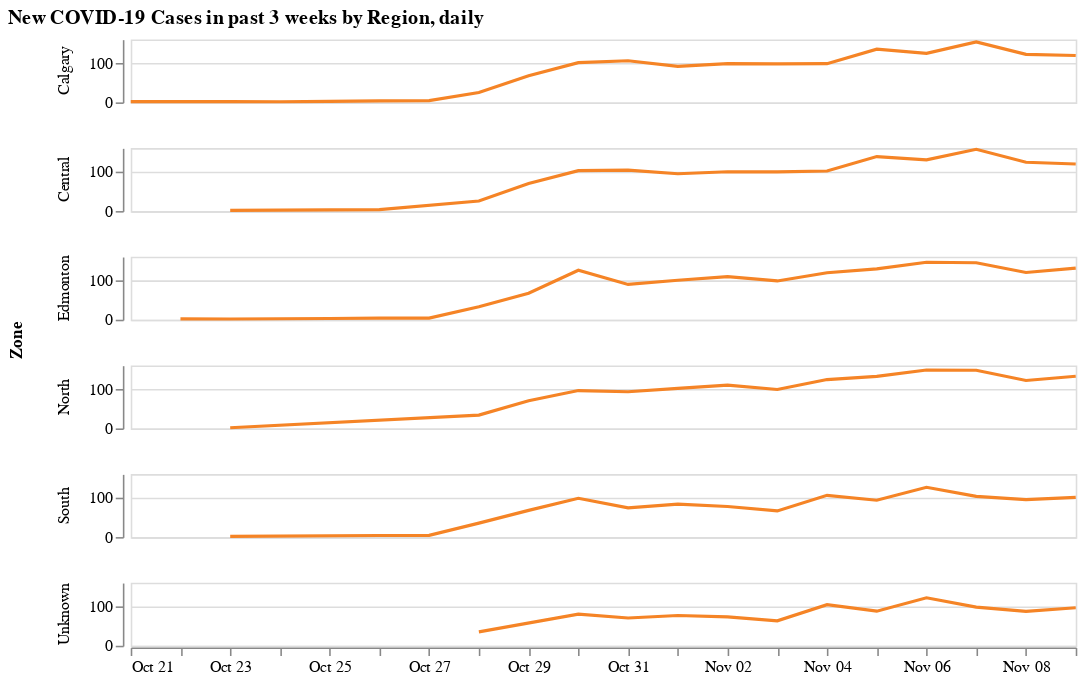

Here is the notebook cell this chart was saved with:
### Code cell
alt.Chart(regional).mark_line(
    color=color['orange']
).transform_window(
    rolling_mean='mean(reported)',
    frame=[-7,0]
).encode(
    x=alt.X('date:T', axis=alt.Axis(format = ("%b %d"), title=None, grid=False)),
    y=alt.Y('rolling_mean:Q', axis=alt.Axis(tickCount=2, title=None)),
    row=alt.Row('zone', title="Zone")
).properties(
    width=600, 
    height=40,
    title="New COVID-19 Cases in past 3 weeks by Region, daily"
)

### Figure 1 — Vega-Lite specification as saved in the notebook (floating-point values rounded to 4 significant figures)
{"config": {"view": {"continuousWidth": 400, "continuousHeight": 300}}, "data": {"name": "data-c9eff331bad1de9b08c3a452d31ecd6e"}, "mark": {"type": "line", "color": "#F58426"}, "encoding": {"row": {"type": "nominal", "field": "zone", "title": "Zone"}, "x": {"type": "temporal", "axis": {"format": "%b %d", "grid": false, "title": null}, "field": "date"}, "y": {"type": "quantitative", "axis": {"tickCount": 2, "title": null}, "field": "rolling_mean"}}, "height": 40, "title": "New COVID-19 Cases in past 3 weeks by Region, daily", "transform": [{"window": [{"op": "mean", "field": "reported", "as": "rolling_mean"}], "frame": [-7, 0]}], "width": 600, "$schema": "https://vega.github.io/schema/vega-lite/v4.8.1.json", "datasets": {"data-c9eff331bad1de9b08c3a452d31ecd6e": [{"date": "2020-10-21T00:00:00", "zone": "Calgary", "reported": 2}, {"date": "2020-10-22T00:00:00", "zone": "Calgary", "reported": 2}, {"date": "2020-10-22T00:00:00", "zone": "Edmonton", "reported": 2}, {"date": "2020-10-23T00:00:00", "zone": "Calgary", "reported": 2}, {"date": "2020-10-23T00:00:00", "zone": "Central", "reported": 1}, {"date": "2020-10-23T00:00:00", "zone": "Edmonton", "reported": 2}, {"date": "2020-10-23T00:00:00", "zone": "North", "reported": 1}, {"date": "2020-10-23T00:00:00", "zone": "South", "reported": 1}, {"date": "2020-10-24T00:00:00", "zone": "Calgary", "reported": 1}, {"date": "2020-10-24T00:00:00", "zone": "Edmonton", "reported": 10}, {"date": "2020-10-25T00:00:00", "zone": "Calgary", "reported": 2}, {"date": "2020-10-25T00:00:00", "zone": "Edmonton", "reported": 7}, {"date": "2020-10-26T00:00:00", "zone": "Calgary", "reported": 6}, {"date": "2020-10-26T00:00:00", "zone": "Central", "reported": 1}, {"date": "2020-10-26T00:00:00", "zone": "Edmonton", "reported": 5}, {"date": "2020-10-26T00:00:00", "zone": "South", "reported": 1}, {"date": "2020-10-27T00:00:00", "zone": "Calgary", "reported": 4}, {"date": "2020-10-27T00:00:00", "zone": "Edmonton", "reported": 8}, {"date": "2020-10-27T00:00:00", "zone": "South", "reported": 2}, {"date": "2020-10-28T00:00:00", "zone": "Calgary", "reported": 172}, {"date": "2020-10-28T00:00:00", "zone": "Central", "reported": 12}, {"date": "2020-10-28T00:00:00", "zone": "Edmonton", "reported": 58}, {"date": "2020-10-28T00:00:00", "zone": "North", "reported": 14}, {"date": "2020-10-28T00:00:00", "zone": "South", "reported": 14}, {"date": "2020-10-28T00:00:00", "zone": "Unknown", "reported": 1}, {"date": "2020-10-29T00:00:00", "zone": "Calgary", "reported": 266}, {"date": "2020-10-29T00:00:00", "zone": "Central", "reported": 24}, {"date": "2020-10-29T00:00:00", "zone": "Edmonton", "reported": 148}, {"date": "2020-10-29T00:00:00", "zone": "North", "reported": 38}, {"date": "2020-10-29T00:00:00", "zone": "South", "reported": 37}, {"date": "2020-10-30T00:00:00", "zone": "Calgary", "reported": 279}, {"date": "2020-10-30T00:00:00", "zone": "Central", "reported": 28}, {"date": "2020-10-30T00:00:00", "zone": "Edmonton", "reported": 185}, {"date": "2020-10-30T00:00:00", "zone": "North", "reported": 30}, {"date": "2020-10-30T00:00:00", "zone": "South", "reported": 43}, {"date": "2020-10-30T00:00:00", "zone": "Unknown", "reported": 1}, {"date": "2020-10-31T00:00:00", "zone": "Calgary", "reported": 242}, {"date": "2020-10-31T00:00:00", "zone": "Central", "reported": 23}, {"date": "2020-10-31T00:00:00", "zone": "Edmonton", "reported": 165}, {"date": "2020-10-31T00:00:00", "zone": "North", "reported": 56}, {"date": "2020-10-31T00:00:00", "zone": "South", "reported": 33}, {"date": "2020-10-31T00:00:00", "zone": "Unknown", "reported": 1}, {"date": "2020-11-01T00:00:00", "zone": "Calgary", "reported": 212}, {"date": "2020-11-01T00:00:00", "zone": "Central", "reported": 26}, {"date": "2020-11-01T00:00:00", "zone": "Edmonton", "reported": 285}, {"date": "2020-11-01T00:00:00", "zone": "North", "reported": 35}, {"date": "2020-11-01T00:00:00", "zone": "South", "reported": 22}, {"date": "2020-11-01T00:00:00", "zone": "Unknown", "reported": 1}, {"date": "2020-11-02T00:00:00", "zone": "Calgary", "reported": 204}, {"date": "2020-11-02T00:00:00", "zone": "Central", "reported": 13}, {"date": "2020-11-02T00:00:00", "zone": "Edmonton", "reported": 291}, {"date": "2020-11-02T00:00:00", "zone": "North", "reported": 28}, {"date": "2020-11-02T00:00:00", "zone": "South", "reported": 28}, {"date": "2020-11-02T00:00:00", "zone": "Unknown", "reported": 1}, {"date": "2020-11-03T00:00:00", "zone": "Calgary", "reported": 216}, {"date": "2020-11-03T00:00:00", "zone": "Central", "reported": 14}, {"date": "2020-11-03T00:00:00", "zone": "Edmonton", "reported": 197}, {"date": "2020-11-03T00:00:00", "zone": "North", "reported": 15}, {"date": "2020-11-03T00:00:00", "zone": "South", "reported": 32}, {"date": "2020-11-03T00:00:00", "zone": "Unknown", "reported": 4}, {"date": "2020-11-04T00:00:00", "zone": "Calgary", "reported": 308}, {"date": "2020-11-04T00:00:00", "zone": "Central", "reported": 27}, {"date": "2020-11-04T00:00:00", "zone": "Edmonton", "reported": 358}, {"date": "2020-11-04T00:00:00", "zone": "North", "reported": 51}, {"date": "2020-11-04T00:00:00", "zone": "South", "reported": 53}, {"date": "2020-11-04T00:00:00", "zone": "Unknown", "reported": 2}, {"date": "2020-11-05T00:00:00", "zone": "Calgary", "reported": 279}, {"date": "2020-11-05T00:00:00", "zone": "Central", "reported": 29}, {"date": "2020-11-05T00:00:00", "zone": "Edmonton", "reported": 234}, {"date": "2020-11-05T00:00:00", "zone": "North", "reported": 50}, {"date": "2020-11-05T00:00:00", "zone": "South", "reported": 51}, {"date": "2020-11-05T00:00:00", "zone": "Unknown", "reported": 5}, {"date": "2020-11-06T00:00:00", "zone": "Calgary", "reported": 345}, {"date": "2020-11-06T00:00:00", "zone": "Central", "reported": 47}, {"date": "2020-11-06T00:00:00", "zone": "Edmonton", "reported": 406}, {"date": "2020-11-06T00:00:00", "zone": "North", "reported": 49}, {"date": "2020-11-06T00:00:00", "zone": "South", "reported": 59}, {"date": "2020-11-06T00:00:00", "zone": "Unknown", "reported": 13}, {"date": "2020-11-07T00:00:00", "zone": "Calgary", "reported": 304}, {"date": "2020-11-07T00:00:00", "zone": "Central", "reported": 31}, {"date": "2020-11-07T00:00:00", "zone": "Edmonton", "reported": 248}, {"date": "2020-11-07T00:00:00", "zone": "North", "reported": 71}, {"date": "2020-11-07T00:00:00", "zone": "South", "reported": 53}, {"date": "2020-11-07T00:00:00", "zone": "Unknown", "reported": 7}, {"date": "2020-11-08T00:00:00", "zone": "Calgary", "reported": 248}, {"date": "2020-11-08T00:00:00", "zone": "Central", "reported": 29}, {"date": "2020-11-08T00:00:00", "zone": "Edmonton", "reported": 272}, {"date": "2020-11-08T00:00:00", "zone": "North", "reported": 45}, {"date": "2020-11-08T00:00:00", "zone": "South", "reported": 37}, {"date": "2020-11-08T00:00:00", "zone": "Unknown", "reported": 8}, {"date": "2020-11-09T00:00:00", "zone": "Calgary", "reported": 307}, {"date": "2020-11-09T00:00:00", "zone": "Central", "reported": 10}, {"date": "2020-11-09T00:00:00", "zone": "Edmonton", "reported": 340}, {"date": "2020-11-09T00:00:00", "zone": "North", "reported": 41}, {"date": "2020-11-09T00:00:00", "zone": "South", "reported": 18}, {"date": "2020-11-09T00:00:00", "zone": "Unknown", "reported": 10}]}}
